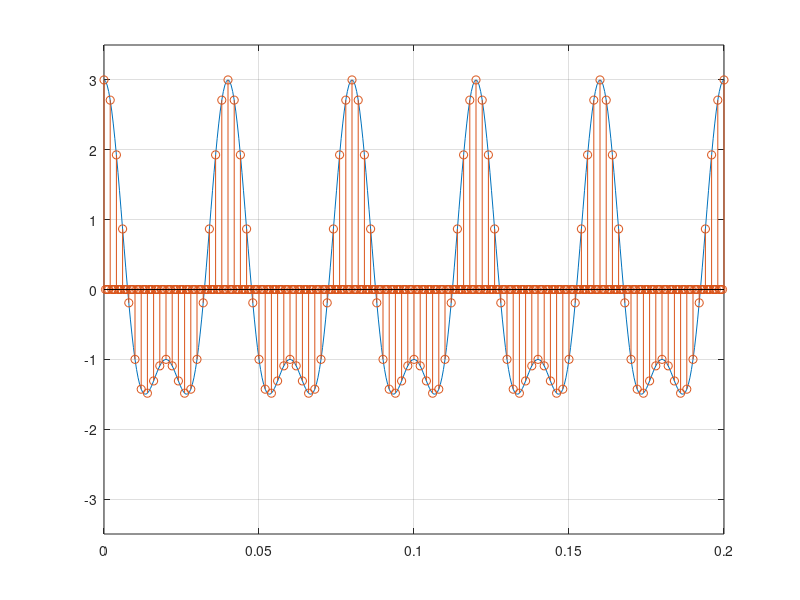
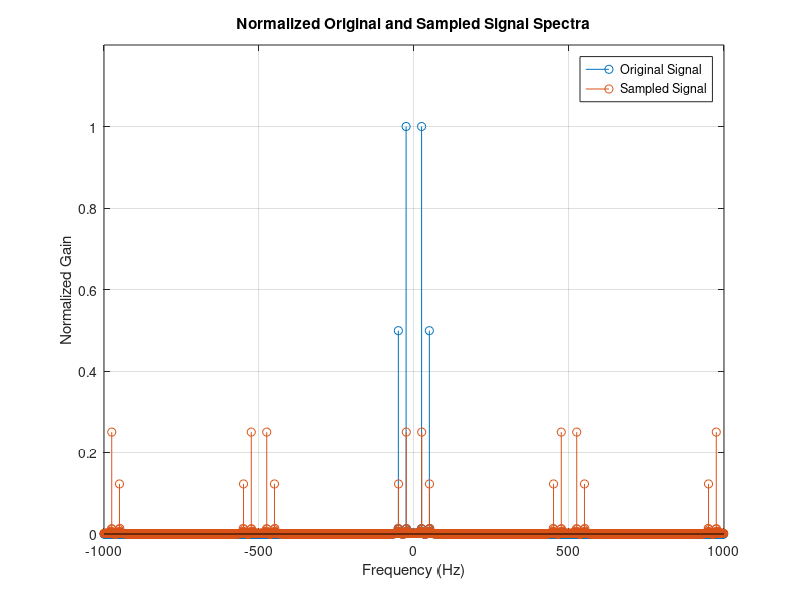
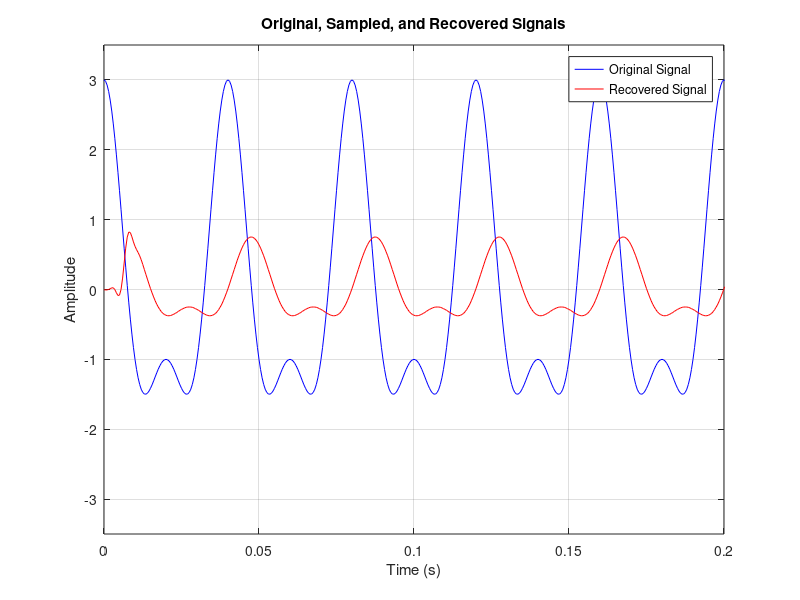
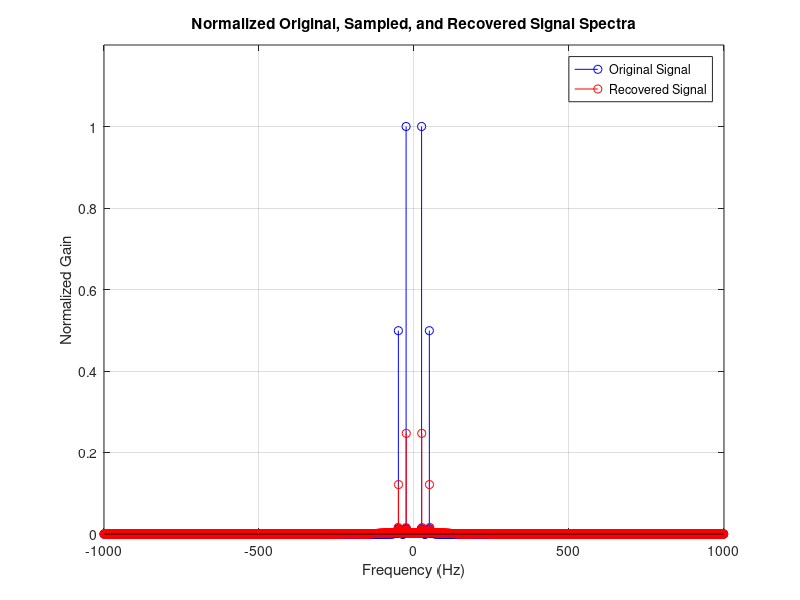

These figures' MATLAB source, in order:
clc;
clear all;
close all;

% Define the signal and parameters
Fs=2000;
t = 0:1/Fs:1;

fm = 25;
xsig = 2*cos(2*pi*fm*t) + cos(2*pi*2*fm*t);

% Sample the signal at 500 Hz
Lsig = length(xsig);
fs = 500; 
ts = 1/fs;
td = 1/Fs;
Nfactor = ts/td; 
s_out = downsample(xsig,Nfactor); 
xsig_sampled = upsample(s_out,Nfactor); 

% Adjust the length of t_sampled
t_sampled = 0:1/Fs:length(xsig_sampled)/Fs-1/Fs;

% Plot the original and sampled signal
figure;
plot(t, xsig);
hold on;
stem(t_sampled, xsig_sampled);
hold off;
grid on;
xlim([0, 0.2]);
ylim([-3.5, 3.5]);

% Calculate and plot the spectra
f = -Fs/2:Fs/Lsig:Fs/2-Fs/Lsig;
f_sampled = -Fs/2:Fs/length(xsig_sampled):Fs/2-Fs/length(xsig_sampled);
spectrum_xsig = fftshift(abs(fft(xsig)));
spectrum_xsig_normalized = spectrum_xsig / max(spectrum_xsig);
spectrum_xsig_sampled = fftshift(abs(fft(xsig_sampled)));
spectrum_xsig_sampled_normalized = spectrum_xsig_sampled / max(spectrum_xsig);

figure;
stem(f, spectrum_xsig_normalized);
hold on;
stem(f_sampled, spectrum_xsig_sampled_normalized);
hold off;
grid on;
xlim([-1000, 1000]);
ylim([0, 1.2]);
xlabel('Frequency (Hz)');
ylabel('Normalized Gain');
title('Normalized Original and Sampled Signal Spectra');
legend('Original Signal', 'Sampled Signal');

% Design a low-pass filter
f_cutoff = fs / 2; % Nyquist frequency
filter_order = 30; % Filter order
b = fir1(filter_order, f_cutoff/(Fs/2)); % FIR filter coefficients

% Apply the filter to recover the original signal
xsig_recovered = filter(b, 1, xsig_sampled);

% Adjust the length of t_sampled
t_sampled = 0:1/Fs:length(xsig_sampled)/Fs-1/Fs;

% Adjust the length of t for the recovered signal
t_recovered = 0:1/Fs:length(xsig_recovered)/Fs-1/Fs;

% Plot the original, sampled, and recovered signals
figure;
plot(t, xsig, 'b');
hold on;
plot(t_recovered, xsig_recovered, 'r');
hold off;
grid on;
xlim([0, 0.2]);
ylim([-3.5, 3.5]);
xlabel('Time (s)');
ylabel('Amplitude');
title('Original, Sampled, and Recovered Signals');
legend('Original Signal', 'Recovered Signal');

% Calculate and plot the spectra
f = -Fs/2:Fs/Lsig:Fs/2-Fs/Lsig;
f_sampled = -Fs/2:Fs/length(xsig_sampled):Fs/2-Fs/length(xsig_sampled);
f_recovered = -Fs/2:Fs/length(xsig_recovered):Fs/2-Fs/length(xsig_recovered);
spectrum_xsig_recovered = fftshift(abs(fft(xsig_recovered)));
spectrum_xsig_recovered_normalized = spectrum_xsig_recovered / max(spectrum_xsig);

figure;
stem(f, spectrum_xsig_normalized, 'b');
hold on;
stem(f_recovered, spectrum_xsig_recovered_normalized, 'r');
hold off;
grid on;
xlim([-1000, 1000]);
ylim([0, 1.2]);
xlabel('Frequency (Hz)');
ylabel('Normalized Gain');
title('Normalized Original, Sampled, and Recovered Signal Spectra');
legend('Original Signal', 'Recovered Signal');
